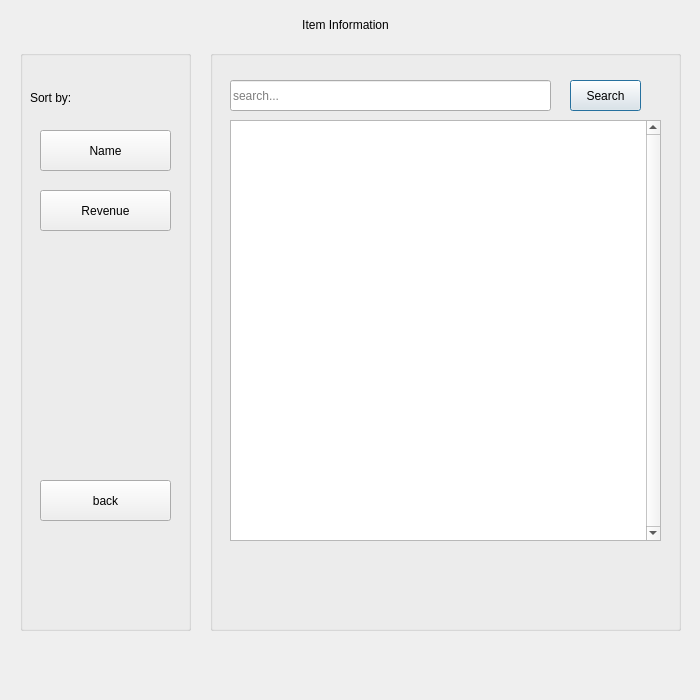
<?xml version="1.0" encoding="UTF-8"?>
<ui version="4.0">
 <class>ManagerItems</class>
 <widget class="QDialog" name="ManagerItems">
  <property name="geometry">
   <rect>
    <x>0</x>
    <y>0</y>
    <width>700</width>
    <height>700</height>
   </rect>
  </property>
  <property name="windowTitle">
   <string>Dialog</string>
  </property>
  <widget class="QLabel" name="label">
   <property name="geometry">
    <rect>
     <x>10</x>
     <y>10</y>
     <width>671</width>
     <height>31</height>
    </rect>
   </property>
   <property name="text">
    <string>&lt;html&gt;&lt;head/&gt;&lt;body&gt;&lt;p align=&quot;center&quot;&gt;Item Information&lt;/p&gt;&lt;/body&gt;&lt;/html&gt;</string>
   </property>
  </widget>
  <widget class="QGroupBox" name="groupBox_3">
   <property name="geometry">
    <rect>
     <x>210</x>
     <y>50</y>
     <width>471</width>
     <height>581</height>
    </rect>
   </property>
   <property name="title">
    <string/>
   </property>
   <widget class="QListView" name="listView">
    <property name="geometry">
     <rect>
      <x>20</x>
      <y>70</y>
      <width>431</width>
      <height>421</height>
     </rect>
    </property>
    <property name="verticalScrollBarPolicy">
     <enum>Qt::ScrollBarAlwaysOn</enum>
    </property>
    <property name="horizontalScrollBarPolicy">
     <enum>Qt::ScrollBarAlwaysOff</enum>
    </property>
   </widget>
   <widget class="QLineEdit" name="searchbar">
    <property name="geometry">
     <rect>
      <x>20</x>
      <y>30</y>
      <width>321</width>
      <height>31</height>
     </rect>
    </property>
    <property name="text">
     <string/>
    </property>
    <property name="placeholderText">
     <string>search...</string>
    </property>
    <property name="clearButtonEnabled">
     <bool>true</bool>
    </property>
   </widget>
   <widget class="QPushButton" name="searchButton">
    <property name="geometry">
     <rect>
      <x>360</x>
      <y>30</y>
      <width>71</width>
      <height>31</height>
     </rect>
    </property>
    <property name="sizePolicy">
     <sizepolicy hsizetype="Minimum" vsizetype="Fixed">
      <horstretch>0</horstretch>
      <verstretch>0</verstretch>
     </sizepolicy>
    </property>
    <property name="text">
     <string>Search</string>
    </property>
    <property name="autoDefault">
     <bool>true</bool>
    </property>
    <property name="default">
     <bool>false</bool>
    </property>
   </widget>
  </widget>
  <widget class="QGroupBox" name="groupBox">
   <property name="geometry">
    <rect>
     <x>20</x>
     <y>50</y>
     <width>171</width>
     <height>581</height>
    </rect>
   </property>
   <property name="title">
    <string/>
   </property>
   <widget class="QLabel" name="label_2">
    <property name="geometry">
     <rect>
      <x>10</x>
      <y>40</y>
      <width>111</width>
      <height>16</height>
     </rect>
    </property>
    <property name="text">
     <string>Sort by:</string>
    </property>
   </widget>
   <widget class="QHoverSensitiveButton" name="back">
    <property name="geometry">
     <rect>
      <x>20</x>
      <y>430</y>
      <width>131</width>
      <height>41</height>
     </rect>
    </property>
    <property name="text">
     <string>back</string>
    </property>
   </widget>
   <widget class="QHoverSensitiveButton" name="name">
    <property name="geometry">
     <rect>
      <x>20</x>
      <y>80</y>
      <width>131</width>
      <height>41</height>
     </rect>
    </property>
    <property name="text">
     <string>Name</string>
    </property>
   </widget>
   <widget class="QHoverSensitiveButton" name="revenue">
    <property name="geometry">
     <rect>
      <x>20</x>
      <y>140</y>
      <width>131</width>
      <height>41</height>
     </rect>
    </property>
    <property name="text">
     <string>Revenue</string>
    </property>
   </widget>
  </widget>
 </widget>
 <customwidgets>
  <customwidget>
   <class>QHoverSensitiveButton</class>
   <extends>QPushButton</extends>
   <header>qhoversensitivebutton.h</header>
  </customwidget>
 </customwidgets>
 <resources/>
 <connections/>
</ui>
